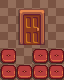

This game map was drawn from its Tiled (.tmx) file and the tilesets committed beside it. A one-line description and the full map source follow:
An orthogonal 4x5 tile map with 16x16 px tiles, 6 tile layers (Back, Back2, Buildings, Paths, ...), 2 tilesets and 1 object (TileData).

<map version="1.4" tiledversion="1.4.3" orientation="orthogonal" renderorder="right-down" width="4" height="5" tilewidth="16" tileheight="16" infinite="0" nextlayerid="13" nextobjectid="35">
 <properties>
  <property name="AmbientLight" value="95 95 95" />
 </properties>
 <tileset firstgid="1" name="LiLaoliu's Tilesheets" tilewidth="16" tileheight="16" tilecount="1325" columns="25">
  <image source="LiLaoliu_RedPandaBazaar_Tilesheets.png" width="400" height="848" />
 </tileset>
 <tileset firstgid="1326" name="furniture_3" tilewidth="16" tileheight="16" tilecount="351" columns="13">
  <image source="Vanilla_RedPandaBazaar_furniture_3.png" width="208" height="432" />
 </tileset>
 <layer id="2" name="Back" width="4" height="5">
  <data encoding="csv">
537,537,537,537,
537,537,537,537,
537,537,537,537,
537,537,537,537,
537,537,537,537
</data>
 </layer>
 <layer id="11" name="Back2" width="4" height="5">
  <data encoding="csv">
0,0,0,0,
0,0,0,0,
0,0,0,0,
1409,0,1409,1409,
1409,1409,1409,1409
</data>
 </layer>
 <layer id="4" name="Buildings" width="4" height="5">
  <data encoding="csv">
0,1334,1335,0,
0,1347,1348,0,
0,1360,1361,0,
0,0,0,0,
0,0,0,0
</data>
 </layer>
 <layer id="5" name="Paths" width="4" height="5">
  <data encoding="csv">
0,0,0,0,
0,0,0,0,
0,0,0,0,
0,0,0,0,
0,0,0,0
</data>
 </layer>
 <layer id="3" name="Front" width="4" height="5">
  <data encoding="csv">
0,0,0,0,
0,0,0,0,
0,0,0,0,
0,0,0,0,
0,0,0,0
</data>
 </layer>
 <layer id="1" name="AlwaysFront" width="4" height="5">
  <data encoding="csv">
0,0,0,0,
0,0,0,0,
0,0,0,0,
0,0,0,0,
0,0,0,0
</data>
 </layer>
 <objectgroup id="10" name="Back" />
 <objectgroup id="12" name="Back2" />
 <objectgroup id="9" name="Buildings">
  <object id="34" name="TileData" x="16" y="32" width="16" height="16">
   <properties>
    <property name="Action" value="LockedDoorWarp 7 22 Custom_MarlinShop1 600 2600" />
   </properties>
  </object>
 </objectgroup>
 <objectgroup id="8" name="Paths" />
 <objectgroup id="7" name="Front" />
 <objectgroup id="6" name="AlwaysFront" />
</map>
